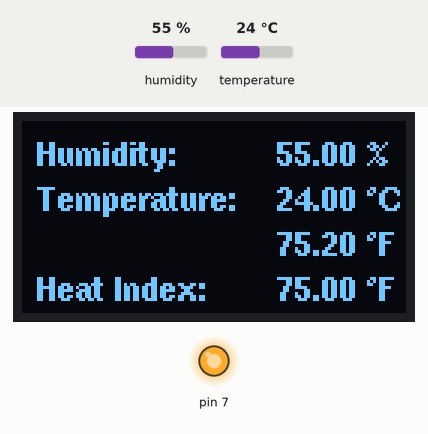
This sketch was run on a simulated Arduino Uno, built with avr-gcc and run on an emulated ATmega328P. Parts: 128×64 one-colour display, output pins drawn as LEDs (lit = HIGH). Inputs (shaded band) come from the test bench; at power-on: humidity 55 %, temperature 24 °C. What the sketch prints to the serial monitor is not drawn.

Above: at 3.1 s.
3.2 s: humidity set to 22 %
At 5.6 s:
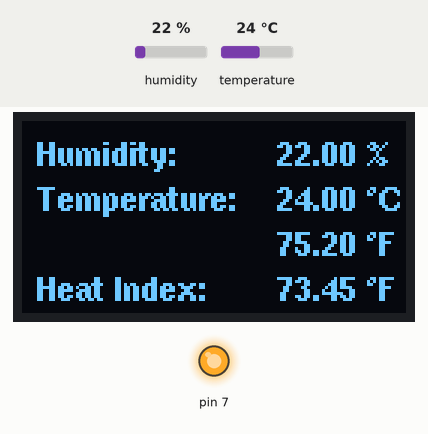
6.8 s: temperature set to 12 °C
At 8.7 s:
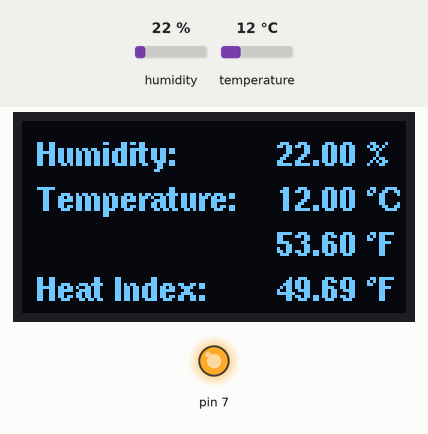
10.4 s: humidity set to 40 %
At 12.7 s:
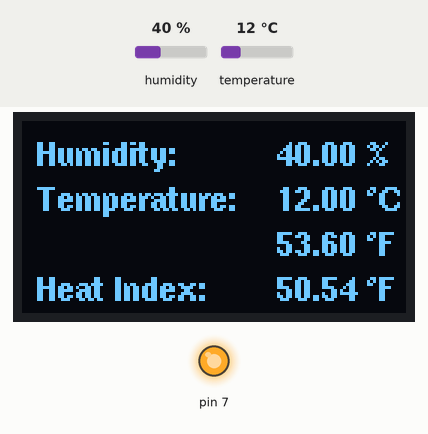
14.0 s: temperature set to 19 °C
At 16.1 s:
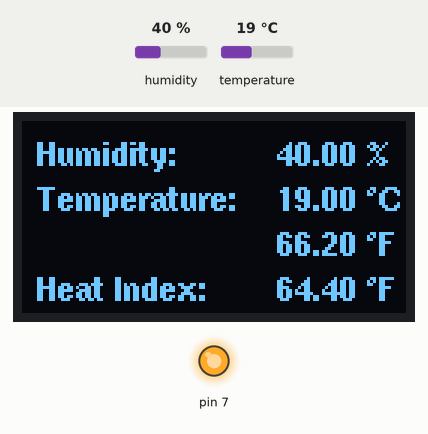
Timing chart, 0 to 17.6 s (numbered marks = the images above; inputs shaded):
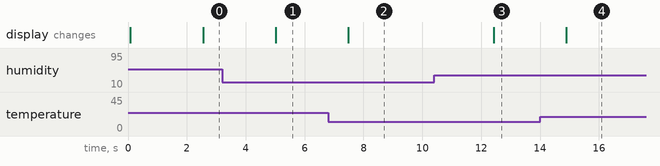

Measured:
- after the input at 3.2 s, the display: changes after 1.8 s (image 1)
- after the input at 6.8 s, the display: changes after 0.68 s (image 2)
- after the input at 10.4 s, the display: changes after 2.0 s (image 3)
- after the input at 14.0 s, the display: changes after 0.89 s (image 4)

The sketch:

humidity-monitor.ino
```cpp
#include "DHT.h"
#include "U8glib.h"

U8GLIB_SSD1306_128X64 u8g(U8G_I2C_OPT_NONE|U8G_I2C_OPT_DEV_0);

#define DHTPIN 2
#define DHTTYPE DHT11

DHT dht(DHTPIN, DHTTYPE, 6);

char str[10];

void loading(void) {
  u8g.setFont(u8g_font_helvB08);
  u8g.drawStr(5, 20, "Loading...");
}

void setup() {
  pinMode(7, OUTPUT);
  digitalWrite(7, HIGH);

  Serial.begin(9600);

  dht.begin();
  u8g.firstPage();
  do {
    loading();
  } while (u8g.nextPage());
}

void loop() {
  delay(2000);
  float h = dht.readHumidity();
  float t = dht.readTemperature();
  float f = dht.readTemperature(true);

  if (isnan(h) || isnan(t) || isnan(f)) {
    u8g.setFont(u8g_font_helvB08);
    u8g.firstPage();
    do {
      u8g.drawStr(5, 20, "Cannot collect data");
      u8g.drawStr(5, 35, "from DHT11 sensor!");
    } while(u8g.nextPage());
    Serial.println("Cannot collect data from DHT11 sensor!");
    return;
  }

  float hi = dht.computeHeatIndex(f, h);

  Serial.print("Humidity: ");
  Serial.print(h);
  Serial.print(" %\t");

  Serial.print("Temperature: ");
  Serial.print(t);
  Serial.print(" °C / ");
  Serial.print(f);
  Serial.print(" °F\t");

  Serial.print("Heat Index: ");
  Serial.print(hi);
  Serial.println(" °F");

  u8g.firstPage();
  do {
    u8g.setFont(u8g_font_helvB08);
    u8g.drawStr(5, 15, "Humidity:");
    u8g.drawStr(85, 15, dtostrf(h, 5, 2, str));
    u8g.drawStr(115, 15, "% ");

    u8g.drawStr(5, 30, "Temperature:");
    u8g.drawStr(85, 30, dtostrf(t, 5, 2, str));
    u8g.drawStr(115, 30, "\260C ");

    u8g.drawStr(85, 45, dtostrf(f, 5, 2, str));
    u8g.drawStr(115, 45, "\260F ");

    u8g.drawStr(5, 60, "Heat Index:");
    u8g.drawStr(85, 60, dtostrf(hi, 5, 2, str));
    u8g.drawStr(115, 60, "\260F ");

  } while(u8g.nextPage());
}
```
